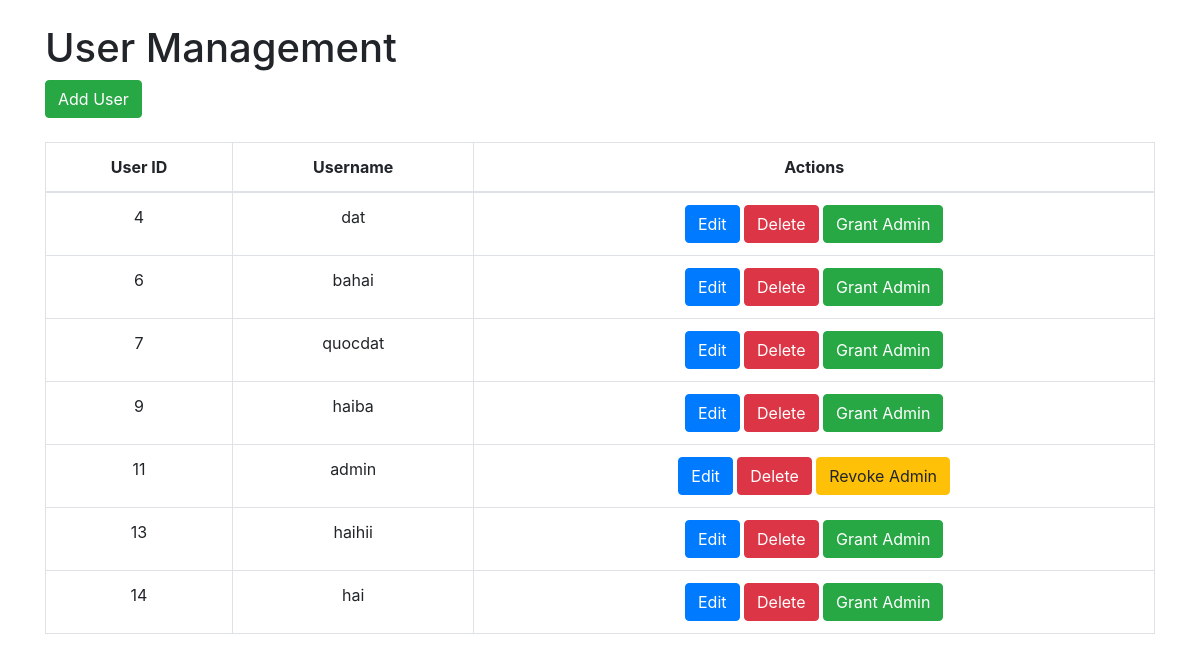
The app's page /admin/Users/users.php with its own data.
### tables this page shows
CREATE TABLE `users` (
  `id` int(11) NOT NULL,
  `username` varchar(255) NOT NULL,
  `password` varchar(255) NOT NULL,
  `is_admin` tinyint(1) DEFAULT 0
);

### admin/Users/users.php (the view, shortened to what this page needs)
<!DOCTYPE html>
<html>
<head>
    <link rel="stylesheet" href="https://maxcdn.bootstrapcdn.com/bootstrap/4.5.2/css/bootstrap.min.css">
</head>
<body>
    <?php
    $host = "localhost";
    $username = "root";
    $password = "";
    $dbname = "taikhoan";
    $conn = new mysqli($host, $username, $password, $dbname);
    $sql = "SELECT * FROM users";
    $result = $conn->query($sql);
    ?>
    <div class="container">
        <h1 class="mt-4">User Management</h1>
        <a class="btn btn-success mb-4" href="/admin/Users/add_user.php">Add User</a>
        <table class="table table-bordered">
            <thead>
                <tr style="text-align: center;">
                    <th>User ID</th>
                    <th>Username</th>
                    <th>Actions</th>
                </tr>
            </thead>
            <tbody>
                <?php
                if ($result->num_rows > 0) {
                    while ($row = $result->fetch_assoc()) {
                        echo "<tr>";
                        echo "<td style='text-align: center;'>" . $row['id'] . "</td>";
                        echo "<td style='text-align: center;'>" . $row['username'] . "</td>";
                        echo '<td style="text-align: center;">
                            <a class="btn btn-primary" href="Users/edit_user.php?id=' . $row['id'] . '">Edit</a>
                            <a class="btn btn-danger" href="Users/user_delete.php?id=' . $row['id'] . '">Delete</a>';
                        if ($row['is_admin'] == 0) {
                            echo ' <a class="btn btn-success" href="Users/users.php?grant_admin=' . $row['id'] . '">Grant Admin</a>';
                        } else {
                            echo ' <a class="btn btn-warning" href="Users/users.php?revoke_admin=' . $row['id'] . '">Revoke Admin</a>';
                        }
                        echo '</td>';
                        echo "</tr>";
                    }
                } else {
                    echo "<tr><td colspan='3'>No users found.</td></tr>";
                }
                ?>
            </tbody>
        </table>
    </div>
</body>
</html>

### records on screen
users: id "4", username "dat"
users: id "6", username "bahai"
users: id "7", username "quocdat"
users: id "9", username "haiba"
users: id "11", username "admin"
users: id "13", username "haihii"
users: id "14", username "hai"
